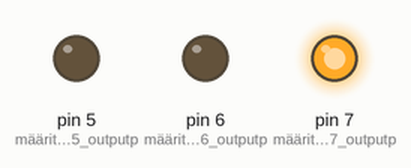
Recording of a sketch running on a simulated Arduino Uno, built with avr-gcc and run on an emulated ATmega328P. On the bench: output pins drawn as LEDs (lit = HIGH).

Above: at 0.15 s.
At 2.55 s:
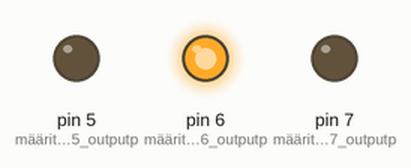
At 4.65 s:
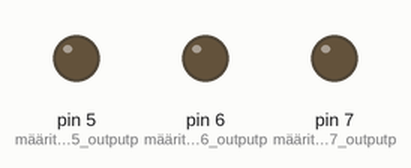
At 6.15 s:
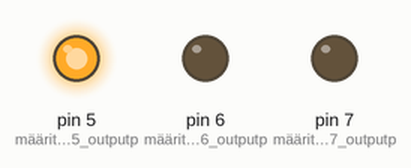
At 9.15 s:
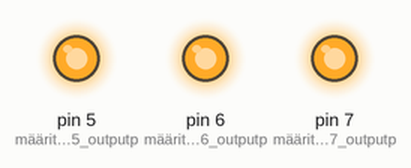
Timing chart, 0 to 9.4 s (numbered marks = the images above):
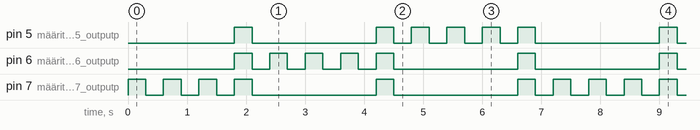

Measured:
- by itself, pin 5 (määritetään_pin_5_outputp): repeats every 7.2 s: LOW 2.1 s, 4 × (HIGH 0.30 s, LOW 0.30 s), HIGH 0.30 s, LOW 2.1 s, HIGH 0.30 s
- by itself, pin 6 (määritetään_pin_6_outputp): repeats every 7.2 s: 4 × (LOW 0.30 s, HIGH 0.30 s), 2 × (LOW 2.1 s, HIGH 0.30 s)
- by itself, pin 7 (määritetään_pin_7_outputp): repeats every 7.2 s: 3 × (LOW 0.30 s, HIGH 0.30 s), 2 × (LOW 2.1 s, HIGH 0.30 s), LOW 0.30 s, HIGH 0.30 s

The sketch:

Harjoitus_2_1-b.ino
```cpp
void setup() //määritellään setup funktio
{
  pinMode(7, OUTPUT);  //määritetään pin 7 outputpinniksi
  pinMode(6, OUTPUT); //määritetään pin 6 outputpinniksi
  pinMode(5, OUTPUT); //määritetään pin 5 outputpinniksi
}

void loop() //määritellään toistuva funktio (loop)
{
  led1(); //kutsutaan led1 funktiota (väläytetään lediä)
  led1(); //kutsutaan led1 funktiota (väläytetään lediä)
  led1(); //kutsutaan led1 funktiota (väläytetään lediä)
  ledKaikki(); //kutsutaan ledKaikki funktiota (väläytetään kaikkia ledejä)
  led2(); //kutsutaan led1 funktiota (väläytetään lediä)
  led2(); //kutsutaan led1 funktiota (väläytetään lediä)
  led2(); //kutsutaan led1 funktiota (väläytetään lediä)
  ledKaikki(); //kutsutaan ledKaikki funktiota (väläytetään kaikkia ledejä)
  led3(); //kutsutaan led1 funktiota (väläytetään lediä)
  led3(); //kutsutaan led1 funktiota (väläytetään lediä)
  led3(); //kutsutaan led1 funktiota (väläytetään lediä)
  ledKaikki(); //kutsutaan ledKaikki funktiota (väläytetään kaikkia ledejä)

}

void led1(){  //määritellään led1 funktio
  digitalWrite(7, HIGH);  //laitetaan pin 7 jännitteelliseksi (led palaa)
  delay(300);  //odotetaan 300 ms tehtävänannon mukaisesti
  digitalWrite(7, LOW);  //laitetaan pin 7 jännitteettömäksi (led ei pala)
  delay(300);  //odotetaan 300 ms, jotta nähdään valon sammuminen
}
void led2(){  //määritellään led2 funktio
  digitalWrite(6, HIGH);  //laitetaan pin 6 jännitteelliseksi (led palaa)
  delay(300);  //odotetaan 300 ms tehtävänannon mukaisesti
  digitalWrite(6, LOW);  //laitetaan pin 6 jännitteettömäksi (led ei pala)
  delay(300);  //odotetaan 300 ms, jotta nähdään valon sammuminen

}
void led3(){  //määritellään led3 funktio
  digitalWrite(5, HIGH);  //laitetaan pin 5 jännitteelliseksi (led palaa)
  delay(300);  //odotetaan 300 ms tehtävänannon mukaisesti
  digitalWrite(5, LOW);  //laitetaan pin 5 jännitteettömäksi (led ei pala)
  delay(300);  //odotetaan 300 ms, jotta nähdään valon sammuminen

}
void ledKaikki(){  //määritellään ledKaikki funktio
  digitalWrite(7, HIGH);  //laitetaan pin 7 jännitteelliseksi (led palaa)
  digitalWrite(6, HIGH);  //laitetaan pin 6 jännitteelliseksi (led palaa)
  digitalWrite(5, HIGH);  //laitetaan pin 5 jännitteelliseksi (led palaa)
  delay(300);  //odotetaan 300 ms tehtävänannon mukaisesti
  digitalWrite(5, LOW);  //laitetaan pin 5 jännitteettömäksi (led ei pala)
  digitalWrite(6, LOW);  //laitetaan pin 6 jännitteettömäksi (led ei pala)
  digitalWrite(7, LOW);  //laitetaan pin 7 jännitteettömäksi (led ei pala)
  delay(300);  //odotetaan 300 ms, jotta nähdään valon sammuminen

}
```
